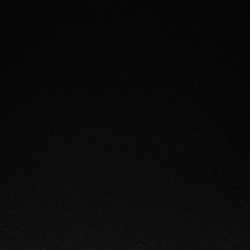
#> input picture src/pruebas/negro.jpg, 250 x 250 px, found by its file name; the run also reads 1 picture not shown here
$ python Test.py
#> lines starting #> are read from the running program, lines starting #| are printed output that depends on the picture; after the words box and inside, x2 and y2 are one past the last pixel; in counts of white or black regions, pixels touching at a corner belong together
### src/IdentificadorNube.py
# Biblioteca para procesar imágenes
import cv2
# Biblioteca para realizar operaciones matriciales
import numpy as np
# Biblioteca para realizar cálculos numéricos matemáticos
import math
'''
Clase que realiza una segmentación sobre una imagen previamente procesada.
La segmentación está orientada a identificar los pixeles del cielo en una nube
y los pixeles de nube.
@Author: Diego Velázquez, Mario Escobar
@Version: 1.0.0.
Métodos:
    a) Método de segmentación binaria.
    b) Método que obtiene el índice de cobertura nubosa.
'''
class IdentificadorNube:
    '''
    Método para obtener el área afuera de la circunferencia (negra)
    @Param: Dimensiones de la foto
    @Return: Área fuera de la circunferencia
    '''
    @staticmethod
    def areaFuera(dimensiones):
        radio = dimensiones[0]/2
        area_total = dimensiones[0] * dimensiones[1]
        area_circ  = math.pi * radio * radio
        return area_total - area_circ

    '''
    Método para hacer una segmentación binaria a una imagen preprocesada.
    @Param: Una imagen (CV2 OpenCV)
    @Return: Una imagen binaria en blanco y negro
    '''
    @staticmethod
    def procesa_imagen_nube(imagen):
        # Variables
        pixeles_negros = 0
        pixeles_blancos = 0
        pixel_dentro = False
        # Segmentación de la imagen
        for i in range(0,len(imagen)):

            for j in range(0, len(imagen[i])):
                if(imagen[i][j][0] == 0 and imagen[i][j][1] == 0 and imagen[i][j][2] == 0):
                    imagen[i][j] = 0
                    pixeles_negros += 1
                else:
                    imagen[i][j] = 255
                    pixeles_blancos += 1

        # Vamos a restarle los pixeles que están fuera de la circunferencia
        if(pixeles_negros > 0 and pixeles_blancos > 0):
            pixeles_negros = pixeles_negros - IdentificadorNube.areaFuera(imagen.shape)
        return (imagen, (pixeles_blancos)/(pixeles_negros+pixeles_blancos))

### src/ProcesaDimensiones.py
# Biblioteca para procesar imágenes
import cv2
# Biblioteca para realizar operaciones matriciales
import numpy as np
'''
Clase que tiene métodos para modificar todo lo relativo a dimensiones de una imagen.

@Author: Diego Velázquez, Mario Escobar
@Version: 1.0.0.

Métodos:

    a) Método para recortar una imagen.
    b) Método para reescalar una imagen.
'''
class ProcesaDimensiones:
    '''
    Método que realiza el recorte de una imagen en un subcuadrado menor, tomando en cuenta una
    circunferencia inscrita dentro de la imagen
    @Param: Radio de la circunferencia centrada en la imagen.
    @Param: Una imagen (CV2 OpenCV)
    @Return: imagen recortada
    '''
    @staticmethod
    def recorta_imagen(radio, imagen):
        # Recortando la imagen
        coord_x = int(imagen.shape[1]/2)
        coord_y = int(imagen.shape[0]/2)
        radius  = radio
        imageOut = imagen[coord_y-radius:coord_y+radius, coord_x-radius:coord_x+radius]
        return imageOut
    '''
    Método para reescalar una imagen.
    @Param: Porcentaje de reescalamiento.
    @Param: Una imagen (CV2 OpenCV)
    @Return: Imagen reescalada
    '''
    # [9 lines left out: function reescala_iamgen, not called in this run]

### src/Test.py
# Biblioteca para leer y trabajar con imágenes
import cv2
# Biblioteca de métodos para procesar imágenes de nubes
from IdentificadorNube import IdentificadorNube as idn
# Biblioteca para procesar las imágenes (colores)
from ProcesaImagen import ProcesaImagen as pi
# Biblioteca para procesar las dimensiones de imágenes
from ProcesaDimensiones import ProcesaDimensiones as pdim
# Biblioteca para realizar cálculos numéricos matemáticos
import math
'''
Clase para realizar las prebas unitarias
'''


#Método para probar que se realice el conteo de los pixeles blancos
def prueba_conteo_pixeles_blancos():
    # Vamos a leer una imagen blanca completamente
    imagen = cv2.imread('src/pruebas/blanco.png')
    filas, columnas, canales = imagen.shape
#> filas = 400; columnas = 400; canales = 3
    total_pixeles_blancos = filas * columnas
#> total_pixeles_blancos = 160000
    imagen, indice = idn.procesa_imagen_nube(imagen)
#> after the loop in procesa_imagen_nube, `for i in range(0,len(imagen)):`: pixeles_negros = 0
#> indice = 1
    return indice == 1

#Método para probar que se realice el conteo de los pixeles blancos
def prueba_conteo_pixeles_negros():
    # Vamos a leer una imagen blanca completamente
    imagen = cv2.imread('src/pruebas/negro.jpg')
#> imagen is the input picture: shape (250, 250, 3); mean B, G, R 10.1, 10, 10
    filas, columnas, canales = imagen.shape
#> filas = 250; columnas = 250; canales = 3
    total_pixeles_blancos = filas * columnas
#> total_pixeles_blancos = 62500
    imagen, indice = idn.procesa_imagen_nube(imagen)
#> after the loop in procesa_imagen_nube (call 2), `for i in range(0,len(imagen)):`: imagen: shape (250, 250, 3); every value is 255
#> indice = 1
    return indice == 1
#Método para corroborar que se recorte adecuadamente una imagen
def prueba_recorte_imagen():
    # Vamos a leer una imagen blanca completamente
    imagen = cv2.imread('src/pruebas/blanco.png')
    filas, columnas, canales = imagen.shape
#> filas = 400; columnas = 400; canales = 3
    radio = 100
    imagen = pdim.recorta_imagen(radio, imagen)
#> in recorta_imagen, `imageOut = imagen[coord_y-radius:coord_y+radius, coord_x-radius:coord_..`: imageOut: shape (200, 200, 3); every value is 255
    return imagen.shape[0] == (filas/2)

#Método para verificar el conteo de pixeles blancos y negros
def prueba_blanco_negro():
    # Vamos a leer una imagen blanca completamente
    imagen = cv2.imread('src/pruebas/circulo.jpg')
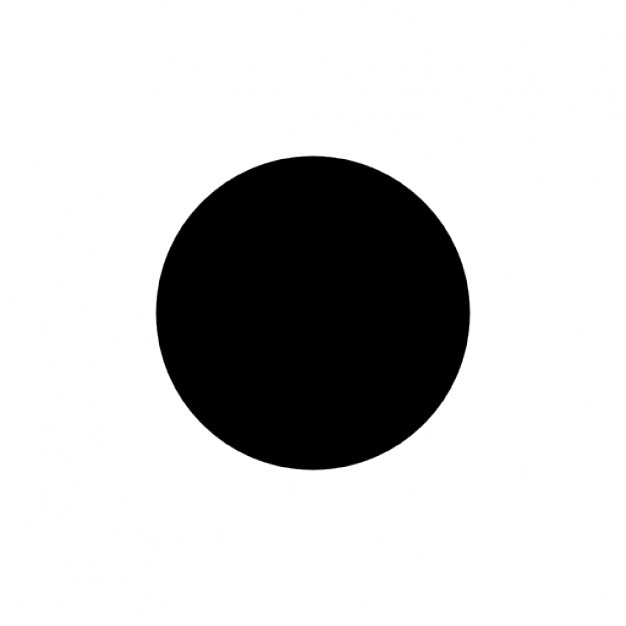
#> input picture src/pruebas/circulo.jpg, 626 x 626 px, found by its file name
#> imagen is the input picture: shape (626, 626, 3); min 0, max 255, mean 204.6
    filas, columnas, canales = imagen.shape
#> filas = 626; columnas = 626; canales = 3
    areaCircInscrita = (626/2) * (626/2) * math.pi
    indiceP = 317220 / areaCircInscrita
    imagen, indice = idn.procesa_imagen_nube(imagen)
#> after the loop in procesa_imagen_nube (call 3), `for i in range(0,len(imagen)):`:
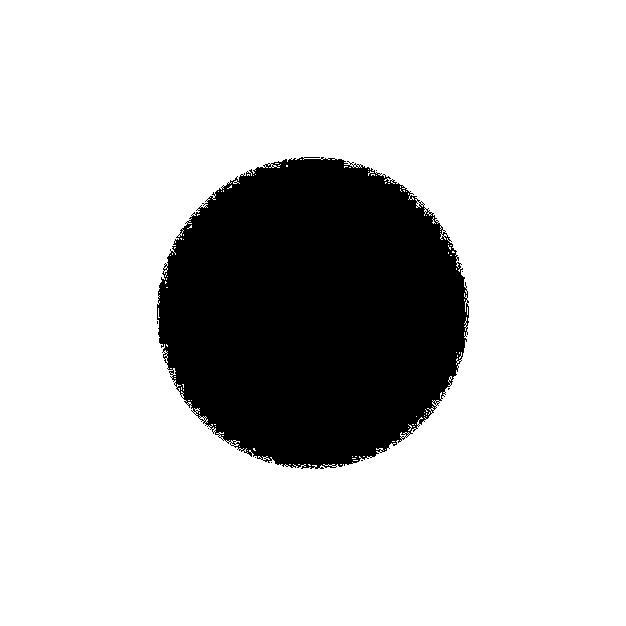
#> imagen: shape (626, 626, 3); 80.9% white; 9 black regions (8 under 20 px), largest, box (x1, y1, x2, y2) and area: (157, 157, 469, 469) 74643
#> after the loop in procesa_imagen_nube (call 3), `for i in range(0,len(imagen)):`: pixeles_blancos = 317220; pixeles_negros = 74656
#> in procesa_imagen_nube (call 3), `pixeles_negros = pixeles_negros - IdentificadorNube.areaFuera(imagen.s..`: pixeles_negros = -9441.3
#> indice = 1.03
    return indice == indiceP

if(prueba_conteo_pixeles_blancos()):
    print("Prueba de conteo de pixeles blancos completada .... 100%")
if(prueba_conteo_pixeles_negros()):
    print("Prueba de conteo de pixeles negros  completada .... 100%")
if(prueba_recorte_imagen()):
    print("Prueba de recorte de una   imagen   completada .... 100%")
if(prueba_blanco_negro()):
    print("Prueba de conteo de pixeles b y n   completada .... 100%")
